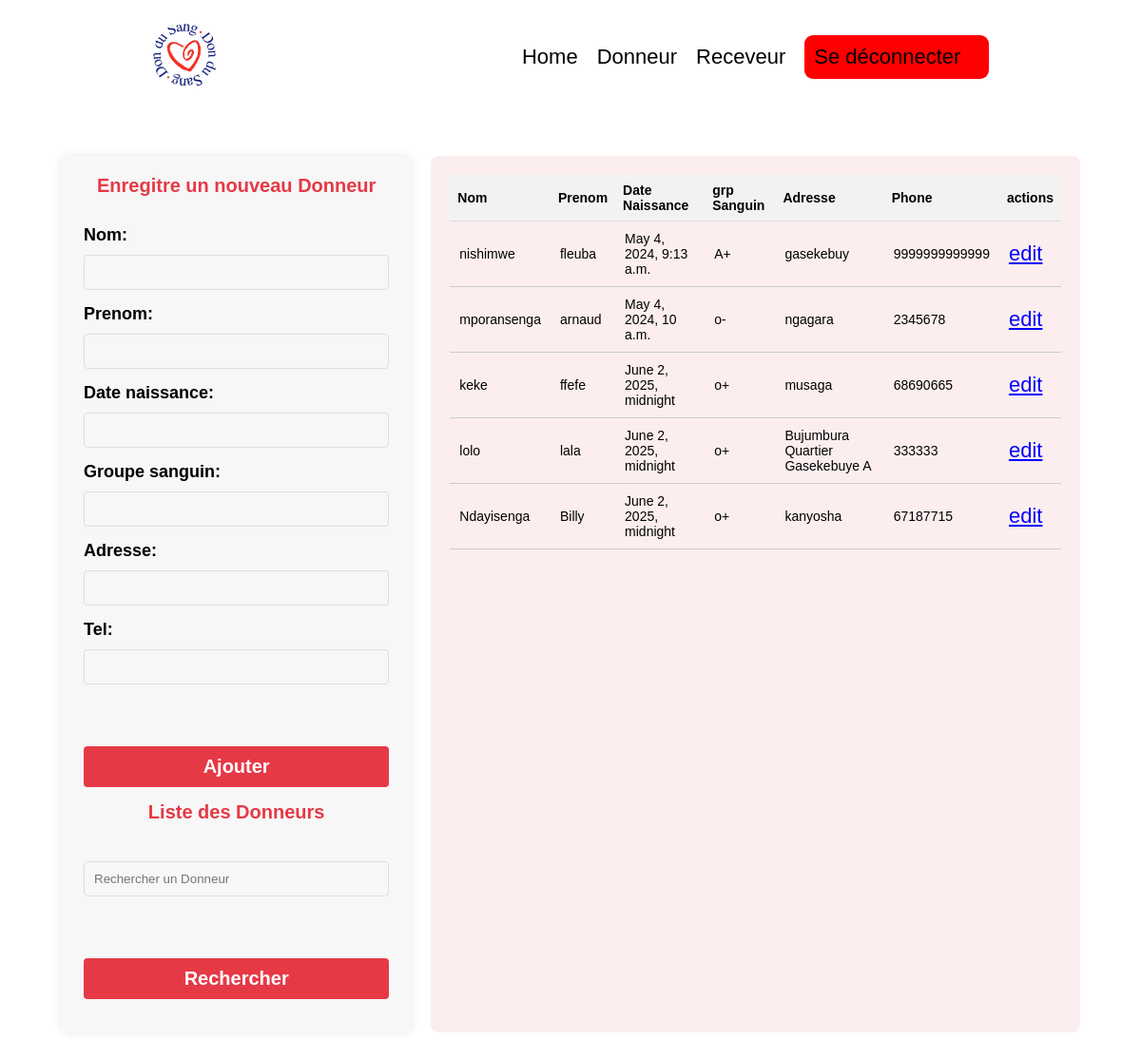
/collecte/donneur/ (signed in), run on the app's committed database.
### collecte/models.py (models this page shows, shortened)
class Donneur(models.Model):
    id= models.AutoField(primary_key=True)
    nom=models.CharField(max_length=31)
    prenom=models.CharField(max_length=31)
    date_naissance=models.DateTimeField()
    groupe_sanguin=models.CharField(max_length=20)
    adresse=models.CharField(max_length=31)
    tel=models.IntegerField()

### collecte/views.py (the view)
# urls.py: path('donneur/', views.donneur, name='donneur'),
@login_required(login_url='/login/')
def donneur(request):
    if request.method == 'POST':
        form = DonneurForm(request.POST)
        if form.is_valid():
            form.save()
            return redirect('donneur')  #
    else:
        form = DonneurForm()
    query = request.GET.get('search', '')
    if query:
        donneurs = Donneur.objects.filter(nom__icontains=query) | Donneur.objects.filter(prenom__icontains=query)
    else:
        donneurs = Donneur.objects.all()
    return render(request, 'Donneur.html', {'form': form, 'donneurs': donneurs,'search':query})

### collecte/forms.py
class DonneurForm(forms.ModelForm):
    class Meta:
        model = Donneur
        fields = ['nom', 'prenom', 'date_naissance', 'groupe_sanguin', 'adresse', 'tel']

### templates/Donneur.html (shortened to what this page needs)
{% load static %}
<!DOCTYPE html>
<html lang="en">
  <head>
    <link rel="stylesheet" href="{%static 'style.css'%}" />
  </head>
  <body>
    {% include 'header.html' %}
    <section class="donneur">
      <div class="form">
        <h5>Enregitre un nouveau Donneur</h5>
        <form action="" method="post">
          {{ form.as_p }}
          <button type="submit">Ajouter</button>
        </form>
        <h5>Liste des Donneurs</h5>
        <form action="" method="get">
          <input type="text" name="search" placeholder="Rechercher un Donneur" />
          <button type="submit">Rechercher</button>
      </div>
      <div class="table">
        <table>
          <thead>
            <tr>
              <th>Nom</th>
              <th>Prenom</th>
              <th>Date Naissance</th>
              <th>grp Sanguin</th>
              <th>Adresse</th>
              <th>Phone</th>
              <th>actions</th>
            </tr>
          </thead>
          <tbody>
            {% for donneur in donneurs %}
            <tr>
              <td>{{donneur.nom}}</td>
              <td>{{donneur.prenom}}</td>
              <td>{{donneur.date_naissance}}</td>
              <td>{{donneur.groupe_sanguin}}</td>
              <td>{{donneur.adresse}}</td>
              <td>{{donneur.tel}}</td>
              <td>
                <a href="#">edit</a>
              </td>
            </tr>
            {% endfor %}
          </tbody>
        </table>
      </div>
    </section>
  </body>
</html>

### static/style.css (style rules this page uses)
*, *::after, *::before { margin: 0; padding: 0; font-family: sans-serif; box-sizing: border-box; }
html { font-size: 62.5%; }
p { font-size: 1.8rem; font-weight: 600; }
a { text-decoration: none; font-size: 2.2rem; }
button { padding: 1.8rem; font-size: 2rem; color: beige; border-radius: 12px; background-color: rgba(207, 0, 0, 0.897); border: none; outline: none; }
.donneur { padding: 4.4rem 6.4rem; display: flex; justify-content: space-around; gap: 2rem; }
.donneur .form { background-color: #f7f7f7f7; width: 45rem; padding: 2rem 2.4rem; }
.form h5 { text-align: center; font-size: 3rem; font-weight: bold; color: rgba(235, 37, 37, 0.822); }
.form form { display: flex; flex-direction: column; margin-top: 3rem; }
.form form input { width: 80%; padding: 1rem; margin-top: 1rem; border: none; outline: none; background-color: inherit; border-bottom: 1px solid rgba(255, 0, 0, 0.37); }
.form form button { margin-top: 5rem; }
.table { background-color: rgba(172, 96, 96, 0.733); padding: 2rem; width: 70%; }
.table table { border-collapse: collapse; width: 100%; }
.table table th, td { padding: 8px; text-align: left; border-bottom: 1px solid #ddd; font-size: 1.4rem; }
.table table th { background-color: #f2f2f2; font-weight: bold; }
.form { flex: 1; max-width: 400px; background-color: #fff5f5; padding: 20px; border-radius: 8px; box-shadow: 0 0 10px rgba(0,0,0,0.1); }
.form h5 { font-size: 20px; color: #e63946; margin-bottom: 20px; }
.form form input, .form form button { display: block; width: 100%; margin-bottom: 15px; padding: 10px; border: 1px solid #ddd; border-radius: 4px; }
.form form button { background-color: #e63946; color: white; font-weight: bold; cursor: pointer; border: none; }
.table { flex: 2; overflow-x: auto; background-color: #fceeee; padding: 20px; border-radius: 8px; }
.table table { width: 100%; border-collapse: collapse; }
.table th, .table td { padding: 10px; border-bottom: 1px solid #ccc; text-align: left; }
.table th { background-color: #ffe3e3; font-weight: bold; }
.table a { color: blue; text-decoration: underline; }

### data on the page
Donneur: nom "nishimwe", prenom "fleuba", date_naissance "May 4, 2024, 9:13 a.m.", groupe_sanguin "A+", adresse "gasekebuy", tel "9999999999999"
Donneur: nom "mporansenga", prenom "arnaud", date_naissance "May 4, 2024, 10 a.m.", groupe_sanguin "o-", adresse "ngagara", tel "2345678"
Donneur: nom "keke", prenom "ffefe", date_naissance "June 2, 2025, midnight", groupe_sanguin "o+", adresse "musaga", tel "68690665"
Donneur: nom "lolo", prenom "lala", date_naissance "June 2, 2025, midnight", groupe_sanguin "o+", adresse "Bujumbura Quartier Gasekebuye A", tel "333333"
Donneur: nom "Ndayisenga", prenom "Billy", date_naissance "June 2, 2025, midnight", groupe_sanguin "o+", adresse "kanyosha", tel "67187715"
